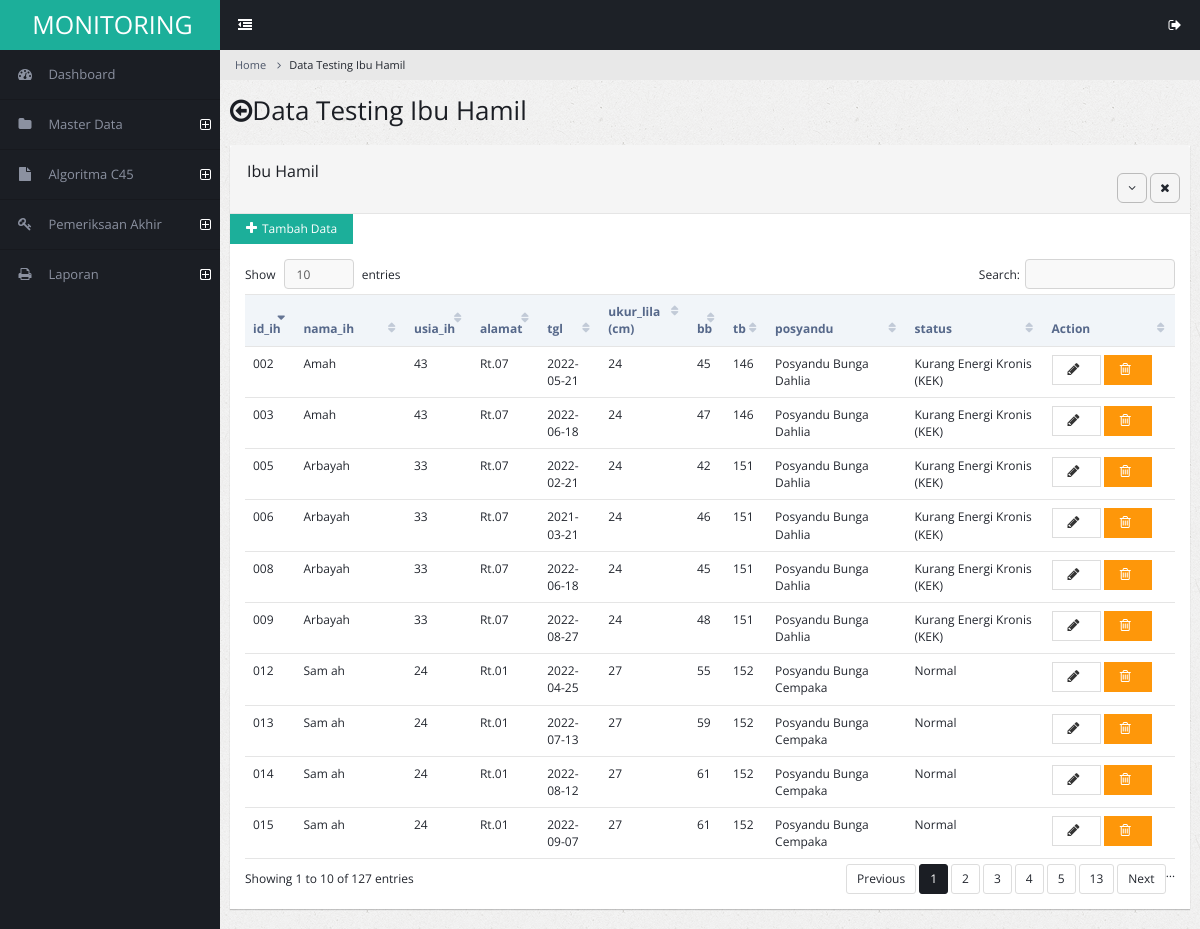
The app's page /admin/ibuhamil.php (signed in) with its own data.
### tables this page shows
CREATE TABLE `ibuhamil` (
  `id_ih` varchar(100) NOT NULL,
  `nama_ih` varchar(100) NOT NULL,
  `usia_ih` varchar(100) NOT NULL,
  `ukur_lila` varchar(100) NOT NULL,
  `bb` varchar(100) NOT NULL,
  `tb` varchar(100) NOT NULL,
  `id_posyandu` varchar(100) NOT NULL,
  `alamat` varchar(100) NOT NULL,
  `tgl` varchar(100) NOT NULL
);

CREATE TABLE `posyandu` (
  `id_posyandu` varchar(100) NOT NULL,
  `nama_posyandu` varchar(100) NOT NULL,
  `alamat` varchar(100) NOT NULL
);

### admin/ibuhamil.php (the view, shortened to what this page needs)
<!DOCTYPE html>
<html lang="en">
<head>
        <link rel="stylesheet" type="text/css" id="theme" href="css/theme-default.css"/>
    </head>
    <body>
        <div class="page-container">
            <div class="page-sidebar">
                <?php include 'menu.php'; ?>
            </div>
            <div class="page-content">
                <ul class="x-navigation x-navigation-horizontal x-navigation-panel">
                    <li class="xn-icon-button">
                        <a href="#" class="x-navigation-minimize"><span class="fa fa-dedent"></span></a>
                    </li>
                    <li class="xn-icon-button pull-right">
                        <a href="#" class="mb-control" data-box="#mb-signout"><span class="fa fa-sign-out"></span></a>
                    </li>
                </ul>
                <ul class="breadcrumb">
                    <li><a href="#">Home</a></li>
                    <li class="active">Data Testing Ibu Hamil</a></li>
                </ul>
                <div class="page-title">
                    <h2><span class="fa fa-arrow-circle-o-left"></span>Data Testing Ibu Hamil</h2>
                </div>
                <div class="page-content-wrap">
                    <div class="row">
                        <div class="col-md-12">
                            <div class="panel panel-default">
                                <div class="panel-heading">
                                    <h3 class="panel-title">Ibu Hamil</h3><br>
                                    <ul class="panel-controls">
                                        <li><a href="#" class="panel-collapse"><span class="fa fa-angle-down"></span></a></li>
                                        <li><a href="#" class="panel-remove"><span class="fa fa-times"></span></a></li>
                                    </ul>
                                </div>
                                <a href="ibuhamil-add.php"><button class="btn btn-info"><i class="fa fa-plus"></i>Tambah Data</button> </a>
                                <div class="panel-body">
                                    <table class="table datatable">
                                        <thead>
                                            <tr>
                                                <th>id_ih</th>
                                                <th>nama_ih</th>
                                                <th>usia_ih</th>
                                                <th>alamat</th>
                                                <th>tgl</th>
                                                <th>ukur_lila (cm)</th>
                                                <th>bb</th>
                                                <th>tb</th>
                                                <th>posyandu</th>
                                                <th>status</th>
                                                <th width="130">Action</th>
                                            </tr>
                                        </thead>
                        <?php
                                    function classify($ukuran_lila, $imt, $umur) {
                                        if ($ukuran_lila < 23.5) {
                                            $lila_class = "Kurang";
                                        } else {
                                            $lila_class = "Normal";
                                        }
                                        if ($imt < 18.5) {
                                            $imt_class = "Kurang";
                                        } elseif ($imt >= 18.5 && $imt <= 22.9) {
                                            $imt_class = "Normal";
                                        } elseif ($imt >= 23 && $imt <= 29.9) {
                                            $imt_class = "Cenderung Obesitas";
                                        } else {
                                            $imt_class = "Obesitas";
                                        }
                                        if ($umur < 18 || $umur > 30) {
                                            $usia_class = "Kurang atau Berisiko";
                                        } else {
                                            $usia_class = "Normal";
                                        }
                                        if ($lila_class == "Kurang" || $imt_class == "Kurang" || $usia_class == "Kurang atau Berisiko") {
                                            return "Kurang Energi Kronis (KEK)";
                                        } else {
                                            return "Normal";
                                        }
                                    }
                                    $servername = "localhost";
                                    $username = "root";
                                    $password = "";
                                    $dbname = "ibuhamil2";
                                    $conn = mysqli_connect($servername, $username, $password, $dbname);
                                    $sql = "SELECT * FROM ibuhamil INNER JOIN posyandu ON ibuhamil.id_posyandu = posyandu.id_posyandu";
                                    $result = mysqli_query($conn, $sql);
                                    if (mysqli_num_rows($result) > 0) {
                                        while($row = mysqli_fetch_assoc($result)) {
                                            $ukur_lila = $row["ukur_lila"];
                                            $bb = $row["bb"];
                                            $tb = $row["tb"];
                                            $usia_ih = $row["usia_ih"];
                                            if ($tb > 0) {
                                                $imt = $bb / (($tb / 100) ** 2);
                                            } else {
                                                $imt = 0;
                                            }
                                            $klasifikasi = classify($ukur_lila, $imt, $usia_ih);
                                            echo "
                                                <tr>
                                                    <td>$row[id_ih]</td>
                                                    <td>$row[nama_ih]</td>
                                                    <td>$row[usia_ih]</td>
                                                    <td>$row[alamat]</td>
                                                    <td>$row[tgl]</td>
                                                    <td>$row[ukur_lila]</td>
                                                    <td>$row[bb]</td>
                                                    <td>$row[tb]</td>
                                                    <td>$row[nama_posyandu]</td>
                                                    <td>$klasifikasi</td>
                                    <td>
                                    <a href='ibuhamil-edit.php?id_ih=$row[id_ih]' id_ih='$row[id_ih]'><button class='btn btn-default'><i class='fa fa-pencil'></i></button></a>
                                    <a href='ibuhamil-delete.php?id_ih=$row[id_ih]'<button class='btn btn-warning'><i class='fa fa-trash-o'></i></button></a>
                                    </td>
                                </tr>
                                ";
                            }
                        }
                    ?>
                                    </table>
                                </div>
                            </div>
                        </div>
                    </div>
                </div>
            </div>
        </div>
    </body>
</html>

### records on screen
ibuhamil: id_ih "002", nama_ih "Amah", usia_ih "43", id_posyandu.alamat "Rt.07", tgl "2022-05-21", ukur_lila "24", bb "45", tb "146", id_posyandu.nama_posyandu "Posyandu Bunga Dahlia", klasifikasi "Kurang Energi Kronis (KEK)"
ibuhamil: id_ih "003", nama_ih "Amah", usia_ih "43", id_posyandu.alamat "Rt.07", tgl "2022-06-18", ukur_lila "24", bb "47", tb "146", id_posyandu.nama_posyandu "Posyandu Bunga Dahlia", klasifikasi "Kurang Energi Kronis (KEK)"
ibuhamil: id_ih "005", nama_ih "Arbayah", usia_ih "33", id_posyandu.alamat "Rt.07", tgl "2022-02-21", ukur_lila "24", bb "42", tb "151", id_posyandu.nama_posyandu "Posyandu Bunga Dahlia", klasifikasi "Kurang Energi Kronis (KEK)"
ibuhamil: id_ih "006", nama_ih "Arbayah", usia_ih "33", id_posyandu.alamat "Rt.07", tgl "2021-03-21", ukur_lila "24", bb "46", tb "151", id_posyandu.nama_posyandu "Posyandu Bunga Dahlia", klasifikasi "Kurang Energi Kronis (KEK)"
ibuhamil: id_ih "008", nama_ih "Arbayah", usia_ih "33", id_posyandu.alamat "Rt.07", tgl "2022-06-18", ukur_lila "24", bb "45", tb "151", id_posyandu.nama_posyandu "Posyandu Bunga Dahlia", klasifikasi "Kurang Energi Kronis (KEK)"
ibuhamil: id_ih "009", nama_ih "Arbayah", usia_ih "33", id_posyandu.alamat "Rt.07", tgl "2022-08-27", ukur_lila "24", bb "48", tb "151", id_posyandu.nama_posyandu "Posyandu Bunga Dahlia", klasifikasi "Kurang Energi Kronis (KEK)"
ibuhamil: id_ih "012", nama_ih "Sam ah", usia_ih "24", id_posyandu.alamat "Rt.01", tgl "2022-04-25", ukur_lila "27", bb "55", tb "152", id_posyandu.nama_posyandu "Posyandu Bunga Cempaka", klasifikasi "Normal"
ibuhamil: id_ih "013", nama_ih "Sam ah", usia_ih "24", id_posyandu.alamat "Rt.01", tgl "2022-07-13", ukur_lila "27", bb "59", tb "152", id_posyandu.nama_posyandu "Posyandu Bunga Cempaka", klasifikasi "Normal"
ibuhamil: id_ih "014", nama_ih "Sam ah", usia_ih "24", id_posyandu.alamat "Rt.01", tgl "2022-08-12", ukur_lila "27", bb "61", tb "152", id_posyandu.nama_posyandu "Posyandu Bunga Cempaka", klasifikasi "Normal"
ibuhamil: id_ih "015", nama_ih "Sam ah", usia_ih "24", id_posyandu.alamat "Rt.01", tgl "2022-09-07", ukur_lila "27", bb "61", tb "152", id_posyandu.nama_posyandu "Posyandu Bunga Cempaka", klasifikasi "Normal"
